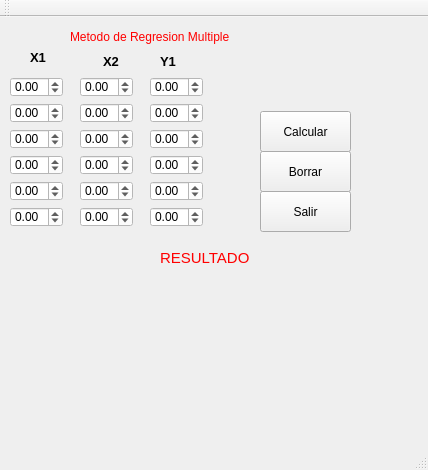
<?xml version="1.0" encoding="UTF-8"?>
<ui version="4.0">
 <class>rmultiple</class>
 <widget class="QMainWindow" name="rmultiple">
  <property name="geometry">
   <rect>
    <x>0</x>
    <y>0</y>
    <width>428</width>
    <height>470</height>
   </rect>
  </property>
  <property name="windowTitle">
   <string>rmultiple</string>
  </property>
  <widget class="QWidget" name="centralWidget">
   <widget class="QDoubleSpinBox" name="y5">
    <property name="geometry">
     <rect>
      <x>150</x>
      <y>164</y>
      <width>53</width>
      <height>20</height>
     </rect>
    </property>
    <property name="styleSheet">
     <string notr="true">background-color: rgb(255, 255, 255);</string>
    </property>
    <property name="minimum">
     <double>-99.000000000000000</double>
    </property>
    <property name="singleStep">
     <double>0.500000000000000</double>
    </property>
   </widget>
   <widget class="QLabel" name="Resultado">
    <property name="geometry">
     <rect>
      <x>20</x>
      <y>254</y>
      <width>371</width>
      <height>171</height>
     </rect>
    </property>
    <property name="styleSheet">
     <string notr="true">font: 75 10pt &quot;MS Shell Dlg 2&quot;;
color: rgb(255, 0, 0);</string>
    </property>
    <property name="text">
     <string/>
    </property>
   </widget>
   <widget class="QLabel" name="label_2">
    <property name="geometry">
     <rect>
      <x>160</x>
      <y>34</y>
      <width>21</width>
      <height>21</height>
     </rect>
    </property>
    <property name="font">
     <font>
      <pointsize>10</pointsize>
      <weight>75</weight>
      <bold>true</bold>
     </font>
    </property>
    <property name="text">
     <string>Y1</string>
    </property>
   </widget>
   <widget class="QDoubleSpinBox" name="y4">
    <property name="geometry">
     <rect>
      <x>150</x>
      <y>138</y>
      <width>53</width>
      <height>20</height>
     </rect>
    </property>
    <property name="styleSheet">
     <string notr="true">background-color: rgb(255, 255, 255);</string>
    </property>
    <property name="minimum">
     <double>-99.000000000000000</double>
    </property>
    <property name="singleStep">
     <double>0.500000000000000</double>
    </property>
   </widget>
   <widget class="QPushButton" name="calcular">
    <property name="geometry">
     <rect>
      <x>260</x>
      <y>94</y>
      <width>91</width>
      <height>41</height>
     </rect>
    </property>
    <property name="text">
     <string>Calcular</string>
    </property>
   </widget>
   <widget class="QDoubleSpinBox" name="y6">
    <property name="geometry">
     <rect>
      <x>150</x>
      <y>190</y>
      <width>53</width>
      <height>20</height>
     </rect>
    </property>
    <property name="styleSheet">
     <string notr="true">background-color: rgb(255, 255, 255);</string>
    </property>
    <property name="minimum">
     <double>-99.000000000000000</double>
    </property>
    <property name="singleStep">
     <double>0.500000000000000</double>
    </property>
   </widget>
   <widget class="QPushButton" name="borrar">
    <property name="geometry">
     <rect>
      <x>260</x>
      <y>134</y>
      <width>91</width>
      <height>41</height>
     </rect>
    </property>
    <property name="text">
     <string>Borrar</string>
    </property>
   </widget>
   <widget class="QDoubleSpinBox" name="y1">
    <property name="geometry">
     <rect>
      <x>150</x>
      <y>60</y>
      <width>53</width>
      <height>20</height>
     </rect>
    </property>
    <property name="styleSheet">
     <string notr="true">background-color: rgb(255, 255, 255);</string>
    </property>
    <property name="minimum">
     <double>-99.000000000000000</double>
    </property>
    <property name="singleStep">
     <double>0.500000000000000</double>
    </property>
   </widget>
   <widget class="QDoubleSpinBox" name="y3">
    <property name="geometry">
     <rect>
      <x>150</x>
      <y>112</y>
      <width>53</width>
      <height>20</height>
     </rect>
    </property>
    <property name="styleSheet">
     <string notr="true">background-color: rgb(255, 255, 255);</string>
    </property>
    <property name="minimum">
     <double>-99.000000000000000</double>
    </property>
    <property name="singleStep">
     <double>0.500000000000000</double>
    </property>
   </widget>
   <widget class="QPushButton" name="SALIR">
    <property name="geometry">
     <rect>
      <x>260</x>
      <y>174</y>
      <width>91</width>
      <height>41</height>
     </rect>
    </property>
    <property name="text">
     <string>Salir</string>
    </property>
   </widget>
   <widget class="QLabel" name="label_3">
    <property name="geometry">
     <rect>
      <x>160</x>
      <y>230</y>
      <width>91</width>
      <height>21</height>
     </rect>
    </property>
    <property name="font">
     <font>
      <family>MS Shell Dlg 2</family>
      <pointsize>11</pointsize>
      <weight>9</weight>
      <italic>false</italic>
      <bold>false</bold>
     </font>
    </property>
    <property name="styleSheet">
     <string notr="true">font: 75 11pt &quot;MS Shell Dlg 2&quot;;
color: rgb(255, 0, 0);</string>
    </property>
    <property name="text">
     <string>RESULTADO</string>
    </property>
   </widget>
   <widget class="QLabel" name="label_4">
    <property name="geometry">
     <rect>
      <x>70</x>
      <y>4</y>
      <width>281</width>
      <height>31</height>
     </rect>
    </property>
    <property name="styleSheet">
     <string notr="true">color: rgb(255, 0, 0);
font: 75 16pt &quot;MS Shell Dlg 2&quot;;</string>
    </property>
    <property name="text">
     <string>Metodo de Regresion Multiple</string>
    </property>
   </widget>
   <widget class="QLabel" name="label">
    <property name="geometry">
     <rect>
      <x>30</x>
      <y>30</y>
      <width>21</width>
      <height>21</height>
     </rect>
    </property>
    <property name="font">
     <font>
      <pointsize>10</pointsize>
      <weight>75</weight>
      <bold>true</bold>
     </font>
    </property>
    <property name="text">
     <string>X1</string>
    </property>
   </widget>
   <widget class="QDoubleSpinBox" name="y2">
    <property name="geometry">
     <rect>
      <x>150</x>
      <y>86</y>
      <width>53</width>
      <height>20</height>
     </rect>
    </property>
    <property name="styleSheet">
     <string notr="true">background-color: rgb(255, 255, 255);</string>
    </property>
    <property name="minimum">
     <double>-99.000000000000000</double>
    </property>
    <property name="singleStep">
     <double>0.500000000000000</double>
    </property>
   </widget>
   <widget class="QLabel" name="label_5">
    <property name="geometry">
     <rect>
      <x>103</x>
      <y>34</y>
      <width>21</width>
      <height>21</height>
     </rect>
    </property>
    <property name="font">
     <font>
      <pointsize>10</pointsize>
      <weight>75</weight>
      <bold>true</bold>
     </font>
    </property>
    <property name="text">
     <string>X2</string>
    </property>
   </widget>
   <widget class="QDoubleSpinBox" name="x2">
    <property name="geometry">
     <rect>
      <x>10</x>
      <y>86</y>
      <width>53</width>
      <height>20</height>
     </rect>
    </property>
    <property name="styleSheet">
     <string notr="true">background-color: rgb(255, 255, 255);</string>
    </property>
    <property name="minimum">
     <double>-99.000000000000000</double>
    </property>
    <property name="singleStep">
     <double>0.500000000000000</double>
    </property>
   </widget>
   <widget class="QDoubleSpinBox" name="x1">
    <property name="geometry">
     <rect>
      <x>10</x>
      <y>60</y>
      <width>53</width>
      <height>20</height>
     </rect>
    </property>
    <property name="styleSheet">
     <string notr="true">background-color: rgb(255, 255, 255);</string>
    </property>
    <property name="minimum">
     <double>-99.000000000000000</double>
    </property>
    <property name="singleStep">
     <double>0.500000000000000</double>
    </property>
   </widget>
   <widget class="QDoubleSpinBox" name="x3">
    <property name="geometry">
     <rect>
      <x>10</x>
      <y>112</y>
      <width>53</width>
      <height>20</height>
     </rect>
    </property>
    <property name="styleSheet">
     <string notr="true">background-color: rgb(255, 255, 255);</string>
    </property>
    <property name="minimum">
     <double>-99.000000000000000</double>
    </property>
    <property name="singleStep">
     <double>0.500000000000000</double>
    </property>
   </widget>
   <widget class="QDoubleSpinBox" name="x5">
    <property name="geometry">
     <rect>
      <x>10</x>
      <y>164</y>
      <width>53</width>
      <height>20</height>
     </rect>
    </property>
    <property name="styleSheet">
     <string notr="true">background-color: rgb(255, 255, 255);</string>
    </property>
    <property name="minimum">
     <double>-99.000000000000000</double>
    </property>
    <property name="singleStep">
     <double>0.500000000000000</double>
    </property>
   </widget>
   <widget class="QDoubleSpinBox" name="x4">
    <property name="geometry">
     <rect>
      <x>10</x>
      <y>138</y>
      <width>53</width>
      <height>20</height>
     </rect>
    </property>
    <property name="styleSheet">
     <string notr="true">background-color: rgb(255, 255, 255);</string>
    </property>
    <property name="minimum">
     <double>-99.000000000000000</double>
    </property>
    <property name="singleStep">
     <double>0.500000000000000</double>
    </property>
   </widget>
   <widget class="QDoubleSpinBox" name="x6">
    <property name="geometry">
     <rect>
      <x>10</x>
      <y>190</y>
      <width>53</width>
      <height>20</height>
     </rect>
    </property>
    <property name="styleSheet">
     <string notr="true">background-color: rgb(255, 255, 255);</string>
    </property>
    <property name="minimum">
     <double>-99.000000000000000</double>
    </property>
    <property name="singleStep">
     <double>0.500000000000000</double>
    </property>
   </widget>
   <widget class="QDoubleSpinBox" name="x12">
    <property name="geometry">
     <rect>
      <x>80</x>
      <y>86</y>
      <width>53</width>
      <height>20</height>
     </rect>
    </property>
    <property name="styleSheet">
     <string notr="true">background-color: rgb(255, 255, 255);</string>
    </property>
    <property name="minimum">
     <double>-99.000000000000000</double>
    </property>
    <property name="singleStep">
     <double>0.500000000000000</double>
    </property>
   </widget>
   <widget class="QDoubleSpinBox" name="x11">
    <property name="geometry">
     <rect>
      <x>80</x>
      <y>60</y>
      <width>53</width>
      <height>20</height>
     </rect>
    </property>
    <property name="styleSheet">
     <string notr="true">background-color: rgb(255, 255, 255);</string>
    </property>
    <property name="minimum">
     <double>-99.000000000000000</double>
    </property>
    <property name="singleStep">
     <double>0.500000000000000</double>
    </property>
   </widget>
   <widget class="QDoubleSpinBox" name="x13">
    <property name="geometry">
     <rect>
      <x>80</x>
      <y>112</y>
      <width>53</width>
      <height>20</height>
     </rect>
    </property>
    <property name="styleSheet">
     <string notr="true">background-color: rgb(255, 255, 255);</string>
    </property>
    <property name="minimum">
     <double>-99.000000000000000</double>
    </property>
    <property name="singleStep">
     <double>0.500000000000000</double>
    </property>
   </widget>
   <widget class="QDoubleSpinBox" name="x15">
    <property name="geometry">
     <rect>
      <x>80</x>
      <y>164</y>
      <width>53</width>
      <height>20</height>
     </rect>
    </property>
    <property name="styleSheet">
     <string notr="true">background-color: rgb(255, 255, 255);</string>
    </property>
    <property name="minimum">
     <double>-99.000000000000000</double>
    </property>
    <property name="singleStep">
     <double>0.500000000000000</double>
    </property>
   </widget>
   <widget class="QDoubleSpinBox" name="x14">
    <property name="geometry">
     <rect>
      <x>80</x>
      <y>138</y>
      <width>53</width>
      <height>20</height>
     </rect>
    </property>
    <property name="styleSheet">
     <string notr="true">background-color: rgb(255, 255, 255);</string>
    </property>
    <property name="minimum">
     <double>-99.000000000000000</double>
    </property>
    <property name="singleStep">
     <double>0.500000000000000</double>
    </property>
   </widget>
   <widget class="QDoubleSpinBox" name="x16">
    <property name="geometry">
     <rect>
      <x>80</x>
      <y>190</y>
      <width>53</width>
      <height>20</height>
     </rect>
    </property>
    <property name="styleSheet">
     <string notr="true">background-color: rgb(255, 255, 255);</string>
    </property>
    <property name="minimum">
     <double>-99.000000000000000</double>
    </property>
    <property name="singleStep">
     <double>0.500000000000000</double>
    </property>
   </widget>
  </widget>
  <widget class="QToolBar" name="mainToolBar">
   <attribute name="toolBarArea">
    <enum>TopToolBarArea</enum>
   </attribute>
   <attribute name="toolBarBreak">
    <bool>false</bool>
   </attribute>
  </widget>
  <widget class="QStatusBar" name="statusBar"/>
 </widget>
 <layoutdefault spacing="6" margin="11"/>
 <resources/>
 <connections/>
</ui>
